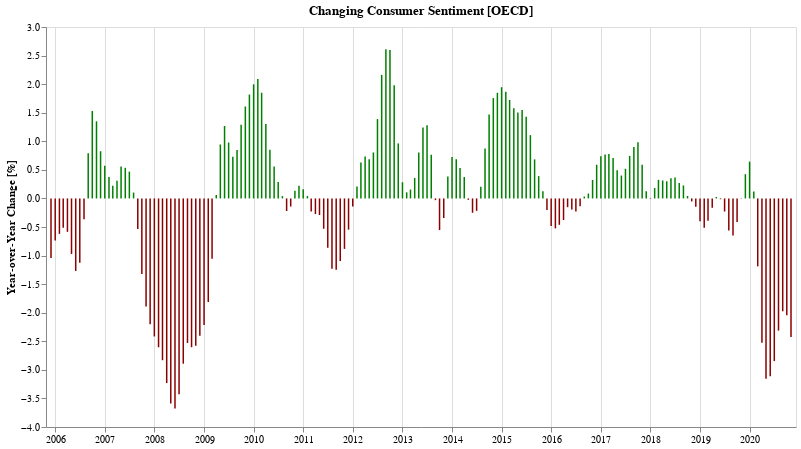

The notebook cell this image was saved under:
### Markdown cell above
## Has consumer sentiment gotten better or worse compared to the same time last year?

### Code cell
cUsaYoy = cUsaSubset.set_index('TIME')['Value'].pct_change(12).apply(lambda v: v * 100).reset_index()
bUsaYoy = bUsaSubset.set_index('TIME')['Value'].pct_change(12).apply(lambda v: v * 100).reset_index()

def yoyChartFor(df, label, color='navy'):
    return alt.Chart(df.dropna()[-180:]).mark_bar(width=1.5, color=f'{color}').transform_calculate(
        label=f"'{label}'",
        change_in_percent="format(datum.Value, ',.2f')",
    ).encode(
        alt.X('TIME:T', axis=alt.Axis(title='')),
        alt.Y('Value:Q', axis=alt.Axis(title='Year-over-Year Change [%]', grid=False)),
        #alt.Opacity('label:O', legend=alt.Legend(title="")),
        color=alt.condition("datum['Value'] < 0",
            alt.value('darkred'),
            alt.value(color)
        ),
        tooltip=[alt.Tooltip('TIME:T', title='Date', format='%b %Y'), alt.Tooltip('label:O'), alt.Tooltip('change_in_percent:O')]
    ).properties(
        title=f"Changing {label} Sentiment [OECD]",
        width=750,
        height=400
    )

cYoy = yoyChartFor(cUsaYoy, 'Consumer', 'green')
cYoy.display()

### Figure 1 — Vega-Lite specification as saved in the notebook (floating-point values rounded to 4 significant figures; data arrays with more than 128 entries replaced by an {"elided": "..."} marker saying what was removed)
{"config": {"view": {"continuousWidth": 400, "continuousHeight": 300}}, "data": {"name": "data-91d6510b9fd5c06bf9efcfa7a3cf1603"}, "mark": {"type": "bar", "color": "green", "width": 1.5}, "encoding": {"color": {"condition": {"value": "darkred", "test": "datum['Value'] < 0"}, "value": "green"}, "tooltip": [{"type": "temporal", "field": "TIME", "format": "%b %Y", "title": "Date"}, {"type": "ordinal", "field": "label"}, {"type": "ordinal", "field": "change_in_percent"}], "x": {"type": "temporal", "axis": {"title": ""}, "field": "TIME"}, "y": {"type": "quantitative", "axis": {"grid": false, "title": "Year-over-Year Change [%]"}, "field": "Value"}}, "height": 400, "title": "Changing Consumer Sentiment [OECD]", "transform": [{"calculate": "'Consumer'", "as": "label"}, {"calculate": "format(datum.Value, ',.2f')", "as": "change_in_percent"}], "width": 750, "$schema": "https://vega.github.io/schema/vega-lite/v4.8.1.json", "datasets": {"data-91d6510b9fd5c06bf9efcfa7a3cf1603": {"elided": "180 records"}}}
